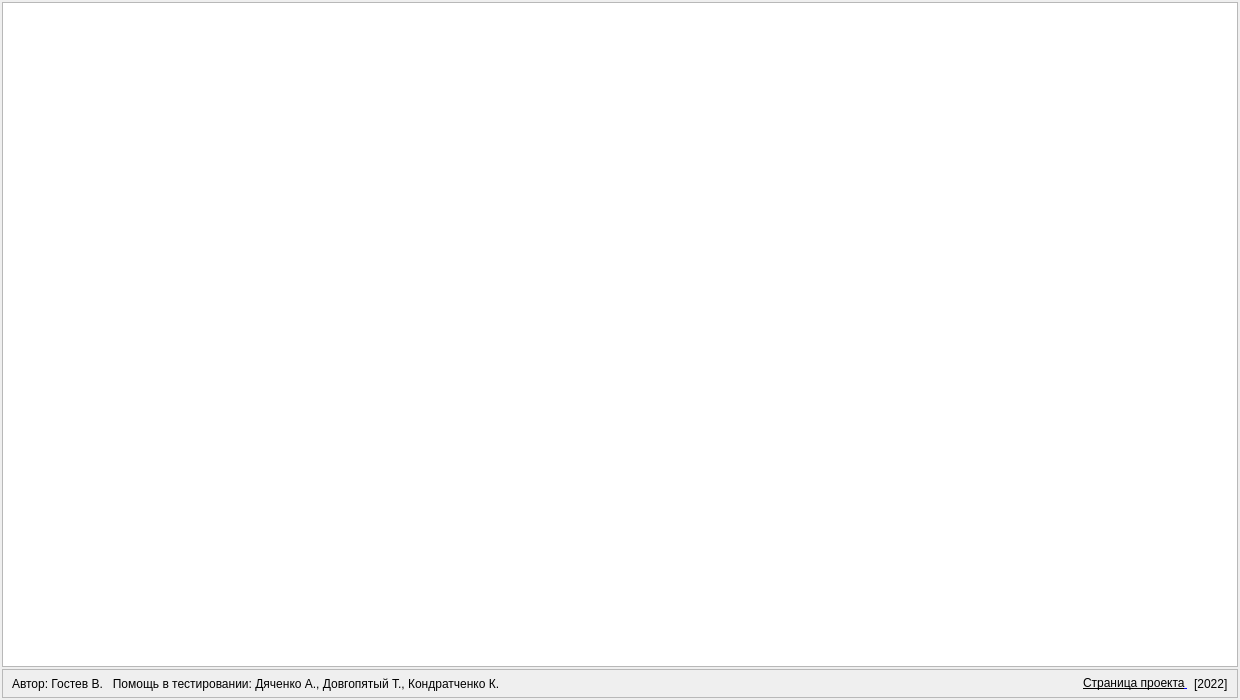
<?xml version="1.0" encoding="UTF-8"?>
<ui version="4.0">
 <class>Dialog</class>
 <widget class="QDialog" name="Dialog">
  <property name="geometry">
   <rect>
    <x>0</x>
    <y>0</y>
    <width>1240</width>
    <height>700</height>
   </rect>
  </property>
  <property name="windowTitle">
   <string>Помощ</string>
  </property>
  <layout class="QVBoxLayout" name="verticalLayout">
   <property name="spacing">
    <number>2</number>
   </property>
   <property name="leftMargin">
    <number>2</number>
   </property>
   <property name="topMargin">
    <number>2</number>
   </property>
   <property name="rightMargin">
    <number>2</number>
   </property>
   <property name="bottomMargin">
    <number>2</number>
   </property>
   <item>
    <widget class="QPlainTextEdit" name="text">
     <property name="font">
      <font>
       <family>Consolas</family>
       <pointsize>12</pointsize>
      </font>
     </property>
     <property name="readOnly">
      <bool>true</bool>
     </property>
     <property name="plainText">
      <string/>
     </property>
    </widget>
   </item>
   <item>
    <widget class="QFrame" name="frame">
     <property name="minimumSize">
      <size>
       <width>0</width>
       <height>0</height>
      </size>
     </property>
     <property name="maximumSize">
      <size>
       <width>16777215</width>
       <height>16777215</height>
      </size>
     </property>
     <property name="frameShape">
      <enum>QFrame::StyledPanel</enum>
     </property>
     <property name="frameShadow">
      <enum>QFrame::Raised</enum>
     </property>
     <layout class="QHBoxLayout" name="horizontalLayout">
      <property name="topMargin">
       <number>2</number>
      </property>
      <property name="bottomMargin">
       <number>2</number>
      </property>
      <item>
       <widget class="QLabel" name="label">
        <property name="sizePolicy">
         <sizepolicy hsizetype="Expanding" vsizetype="Preferred">
          <horstretch>0</horstretch>
          <verstretch>0</verstretch>
         </sizepolicy>
        </property>
        <property name="minimumSize">
         <size>
          <width>0</width>
          <height>23</height>
         </size>
        </property>
        <property name="maximumSize">
         <size>
          <width>16777215</width>
          <height>23</height>
         </size>
        </property>
        <property name="text">
         <string>Автор: Гостев В.   Помощь в тестировании: Дяченко А., Довгопятый Т., Кондратченко К.</string>
        </property>
       </widget>
      </item>
      <item>
       <widget class="QLabel" name="project_link">
        <property name="cursor">
         <cursorShape>PointingHandCursor</cursorShape>
        </property>
        <property name="text">
         <string>&lt;a href=&quot;https://github.com/Wrexan/MDA&quot;&gt; &lt;font size=3 color=black&gt;Страница проекта&lt;/font&gt; &lt;/a&gt;</string>
        </property>
        <property name="openExternalLinks">
         <bool>true</bool>
        </property>
       </widget>
      </item>
      <item>
       <widget class="QLabel" name="label_2">
        <property name="text">
         <string>[2022]</string>
        </property>
       </widget>
      </item>
     </layout>
    </widget>
   </item>
  </layout>
 </widget>
 <resources/>
 <connections/>
</ui>
